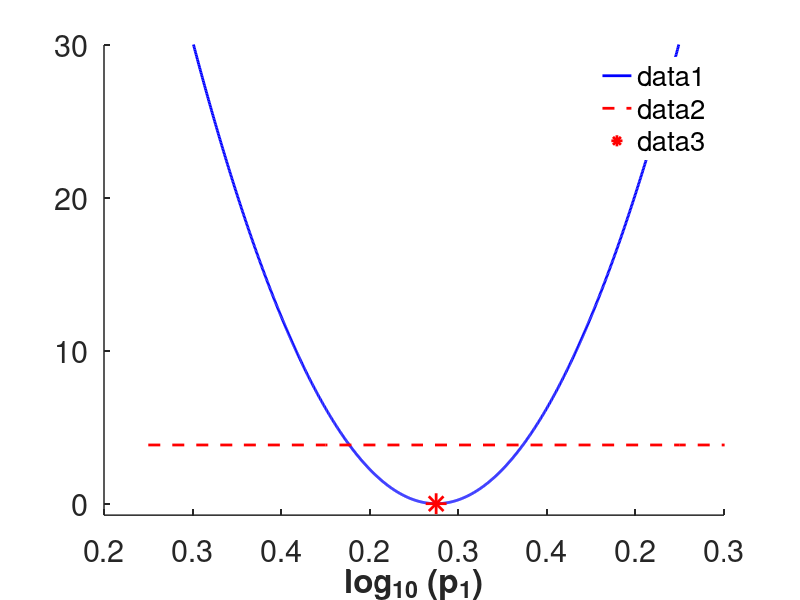

This figure's MATLAB source: (Note: this script raises an error after producing the figure.)
results_path = '/Users/theinemann/Documents/Doktorarbeit/2014/Thesis/matlab/Plots/';
labelfontsizeAxis = 22;
figure(1)
clf;
x = [1:0.01:15];
y = x.^2-15*x;
plot(x,y,'-b','Linewidth',2,'Markersize',15);
hold on;
clear x;
x = [1:2:15];
z = x - x -52.41;


plot(x,z,'--r','Linewidth',2,'Markersize',15);
plot(7.5,-56.25,'*r','Linewidth',2,'Markersize',15)

axis([0 14 -57 -26.25])
set(gca,'FontSize',labelfontsizeAxis);
box off
xlabel( 'log_{10} (p_1)','fontsize',24,'FontWeight','bold')
legend('boxoff');
set(gca,'LineWidth',1.1)

set(gca,'XTickLabel',{'0.2','0.3','0.4'})

set(gca,'YTickLabel', {'0','10','20','30'})
% set(gca,'xtick',[])
set(gca,'ytick',[-56.25, -46.25, -36.25, - 26.25])
h = gcf;
print2eps(char(strcat(results_path,'PLE_identifiable')),h);




figure(2)
clf;
x = [1:0.01:7.5];
y = x.^2-15*x;
plot(x,y,'-b','Linewidth',2,'Markersize',15);
hold on;
clear x;
x = [7.5:0.01:15];
y = 7.5.^2-15*7.5;
plot(x,y,'-b','Linewidth',2,'Markersize',15);
clear x;
x = [1:2:15];
z = x - x -52.41;


plot(x,z,'--r','Linewidth',2,'Markersize',15);
plot(7.5,-56.25,'*r','Linewidth',2,'Markersize',15)
axis([0 14 -57 -26.25])
set(gca,'FontSize',labelfontsizeAxis);
box off
xlabel( 'log_{10} (p_2)','fontsize',24,'FontWeight','bold')
legend('boxoff');
set(gca,'LineWidth',1.1)
set(gca,'XTickLabel',{'-0.2','-0.1','0'})
set(gca,'YTickLabel', {'0','10','20','30'})
% set(gca,'xtick',[])
set(gca,'ytick',[-56.25, -46.25, -36.25, - 26.25])
h = gcf;
print2eps(char(strcat(results_path,'PLE_pNonidentifiable')),h);



figure(3)
clf;
% x = [1:0.01:7.5];
% y = x.^2-15*x;
% plot(x,y,'-b','Linewidth',2,'Markersize',15);
hold on;
clear x;
x = [1:0.01:15];
y = 7.5.^2-15*7.5;
plot(x,y,'-b','Linewidth',2,'Markersize',15);
clear x;
x = [1:2:15];
z = x - x -52.41;


plot(x,z,'--r','Linewidth',2,'Markersize',15);
plot(7.5,-56.25,'*r','Linewidth',2,'Markersize',15)
axis([0 14 -57 -26.25])
set(gca,'FontSize',labelfontsizeAxis);
box off
xlabel( 'log_{10} (p_3)','fontsize',24,'FontWeight','bold')
legend('boxoff');
set(gca,'LineWidth',1.1)
set(gca,'XTickLabel',{'-3','-1','1'})
set(gca,'YTickLabel', {'0','10','20','30'})
% set(gca,'xtick',[])
set(gca,'ytick',[-56.25, -46.25, -36.25, - 26.25])
h = gcf;
print2eps(char(strcat(results_path,'PLE_Nonidentifiable')),h);